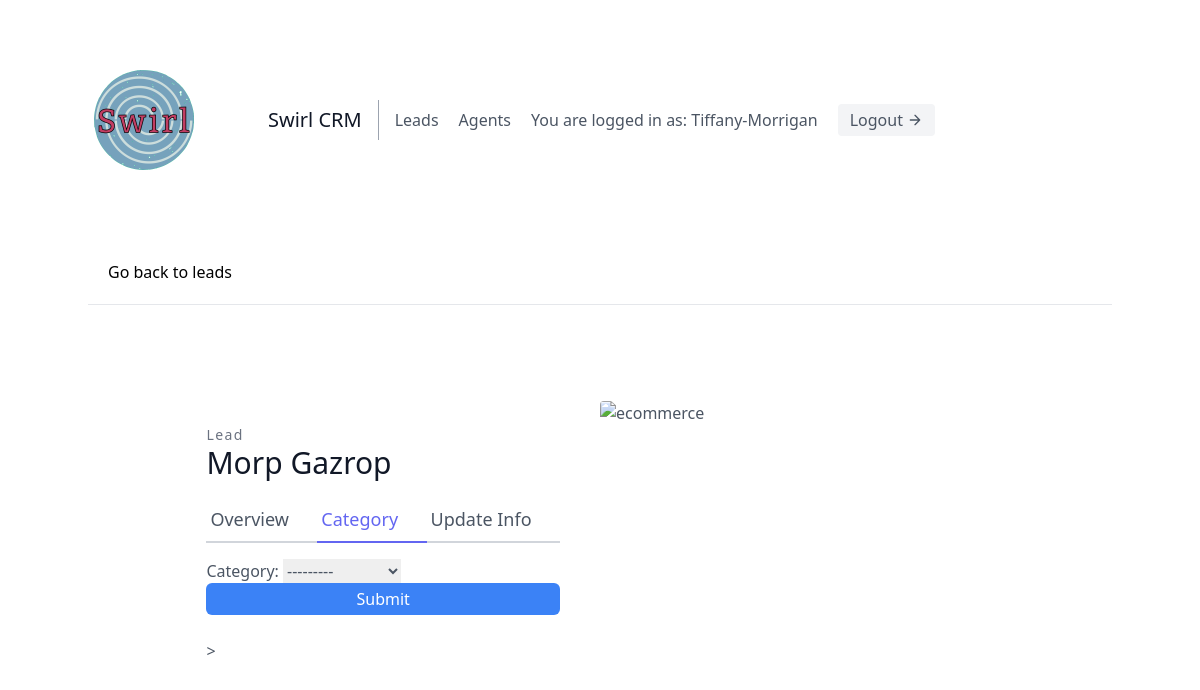
The app's page /leads/2/category/ (signed in), older data.
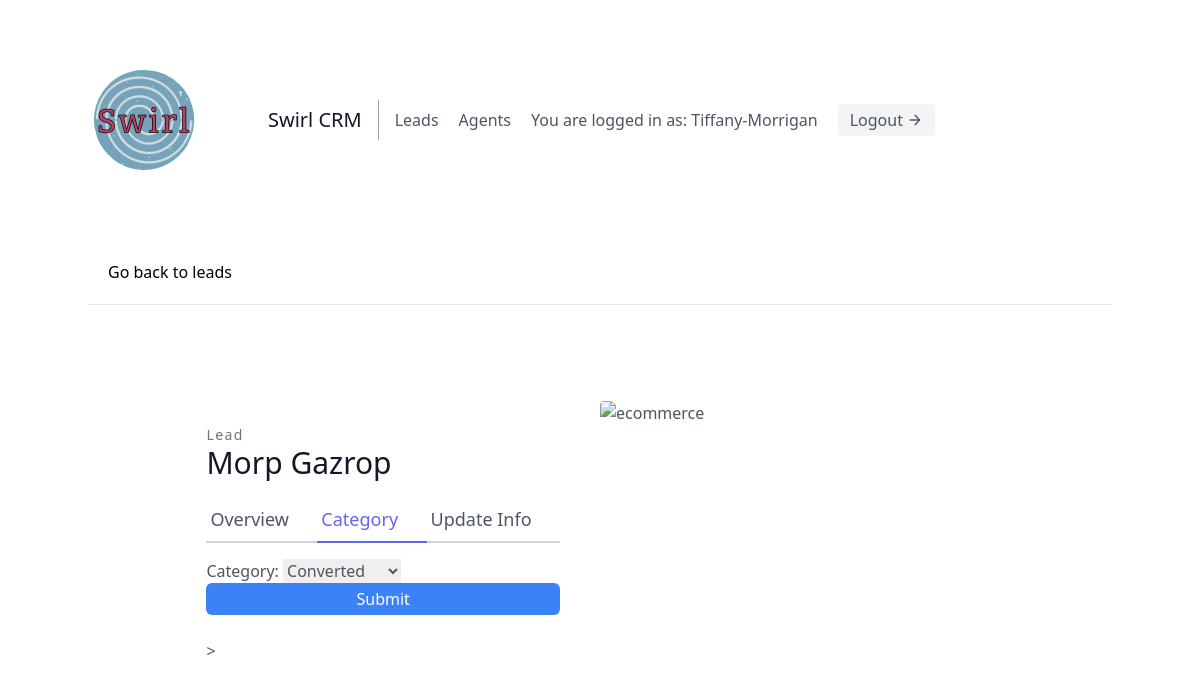
The same page, newer data.
### leads/models.py (models this page shows, shortened)
class Lead(models.Model):
    first_name = models.CharField(max_length=20)
    last_name = models.CharField(max_length=20)
    age = models.IntegerField(default=0)
    organisation = models.ForeignKey(UserProfile, on_delete=models.CASCADE)
    agent = models.ForeignKey("Agent", null=True, blank=True, on_delete=models.SET_NULL) #CASCADE
    category = models.ForeignKey("Category", related_name="leads", null=True, blank=True, on_delete=models.SET_NULL)
    description = models.TextField()
    date_added = models.DateTimeField(auto_now_add=True)
    phone_number = models.CharField(max_length=20)
    email = models.EmailField()

### leads/views.py (the view, shortened to what this page needs)
# urls.py: path('<int:pk>/category/', LeadCategoryUpdateView.as_view(), name='lead-category-update'),
class LeadCategoryUpdateView(LoginRequiredMixin, generic.UpdateView):
    template_name = "leads/lead_category_update.html"
    form_class = LeadCategoryUpdateForm
    def get_queryset(self):
        user = self.request.user
        if user.is_organiser:
            queryset = Lead.objects.filter(
                organisation=user.userprofile,
            )
        else:
            queryset = Lead.objects.filter(
                organisation=user.agent.organisation,
            )
        return queryset

### leads/forms.py
class LeadCategoryUpdateForm(forms.ModelForm):
    class Meta:
        model = Lead
        fields = (
            'category',
        )

### leads/models.py (called while the page is built)
    def __str__(self):
        return self.name

### leads/templates/leads/lead_category_update.html (shortened to what this page needs)
{% extends "base.html" %}
{% load tailwind_filters %}
{% load static %}
{% block content %}
<div class="container px-5 py-5 mx-auto border-b border-gray-200">
    <a class="hover:text-blue-500" href="{% url 'leads:lead-list' %}">Go back to leads</a>
  </div>
<section class="text-gray-600 body-font overflow-hidden">
  <div class="container px-5 py-24 mx-auto">
    <div class="lg:w-4/5 mx-auto flex flex-wrap">
      <div class="lg:w-1/2 w-full lg:pr-10 lg:py-6 mb-6 lg:mb-0">
        <h2 class="text-sm title-font text-gray-500 tracking-widest">Lead</h2>
        <h1 class="text-gray-900 text-3xl title-font font-medium mb-4">{{ lead.first_name }} {{ lead.last_name }}</h1>
        <div class="flex mb-4">
          <a href="{% url 'leads:lead-detail' lead.pk %}" class="flex-grow border-b-2 border-gray-300 py-2 text-lg px-1">
            Overview
          </a>
          <a href="{% url 'leads:lead-category-update' lead.pk %}" class="flex-grow text-indigo-500 border-b-2 border-indigo-500 py-2 text-lg px-1">
            Category
          </a>
          <a href="{% url 'leads:lead-update' lead.pk %}" class="flex-grow border-b-2 border-gray-300 py-2 text-lg px-1">
          Update Info
          </a>
        </div>
        <form method="post">
            {{ form|crispy }}
          <button type="submit" class="w-full text-white bg-blue-500 hover:bg-blue-600 px-3 py-1 rounded-md">Submit</button>
        </form>
      </div>
      <img alt="ecommerce" class="lg:w-1/2 w-full lg:h-auto h-64 object-cover object-center rounded" src="{% static 'images/CRM-home-image-lincoln-yoon-unsplash.jpg' %}">>
    </div>
  </div>
</section>
{% endblock content %}

Row changes from the older to the newer data that the page shows:
changed Lead "Morp": category "---------" → "Converted"
